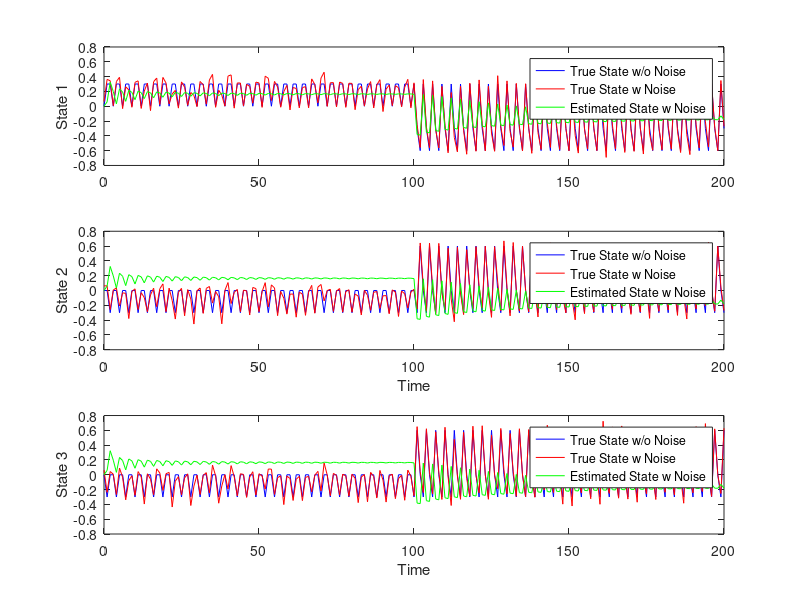

The MATLAB script that drew this image:
%% Parameter Definition
A = [0 1 0; 0 0 1; 1 0 0];
B = [0.3; 0; -0.3];
C = [1.9 1.3 1];
D = 0;
% Define the initial conditions
x0 = [0; 0; 0];         % Initial state
u = 0;                  % Input

% Define the simulation parameters
dt = 1;                  % 1：Discrete Time
t_end = 200;             % Simulation end time

% Simulate the system and observer dynamics
t = 0:dt:t_end;
x = zeros(3, length(t));
y = zeros(1, length(t));
x_true = zeros(3, length(t));
y_true = zeros(1, length(t));
x_estimate = zeros(3, length(t));
y_estimate = zeros(1, length(t));
% Parameters
meanValue = 0;  % Mean value
stdDeviation = 0.7;  % Standard deviation
measurementGaussianNoise = meanValue + stdDeviation * randn(t_end+1, 1);
meanVector = [0; 0; 0];
covarianceMatrix = [0.004 0.002 0.001; 0.002 0.004 0.000; 0.001 0.000 0.001];
processGaussianNoise = meanVector + chol(covarianceMatrix)' * randn(3, t_end+1);

x(:, 1) = x0;
x_true(:, 1) = x0 + processGaussianNoise(1);
y(:, 1) = C*x0; 
y_true(:, 1) = C*x0 + measurementGaussianNoise(1);
x_estimate(:, 1) = [0;0;0];
y_estimate(:, 1) = C*x_estimate(:, 1); 

Q = covarianceMatrix; % Process Noise Covariance
R = stdDeviation; % Measurement Noise Covariance
P = eye(3);

for i = 1:length(t)-1
    if(i<=100)
        u = 1;
    else
        u = -1;
    end

    % Predict the next state
    x_predicted = A*x_estimate(:,i) + B*u;
    P_predicted = A*P*A'+Q;
    % Update the state estimate based on the measurement
    K = P_predicted * C' / (C*P_predicted*C' + R);
    x_estimate(:, i+1) = x_predicted + K * (y_true(:, i) - C * x_predicted);
    P = (eye(3) - K * C) * P_predicted;   
    % True state update
    x(:, i+1) = (A*x(:, i) + B*u);
    x_true(:, i+1) = (A*x(:, i) + B*u + processGaussianNoise(i));
    % Simulate measurement
    y(:, i) = C*x(:, i);
    y_true(:, i) = C*x(:, i) + measurementGaussianNoise(i);
    % Store the estimated state
end

plot_ = true;
if plot_
    figure;
    subplot(3, 1, 1);
    plot(t, x(1, :), 'b');
    hold on;
    plot(t, x_true(1, :), 'r');
    hold on;
    plot(t, x_estimate(1,:), 'g');
    ylabel('State 1');
    legend('True State w/o Noise', 'True State w Noise', 'Estimated State w Noise');
    
    subplot(3, 1, 2);
    plot(t, x(2, :), 'b');
    hold on;
    plot(t, x_true(2, :), 'r');
    hold on;
    plot(t, x_estimate(1,:), 'g');
    xlabel('Time');
    ylabel('State 2');
    legend('True State w/o Noise', 'True State w Noise', 'Estimated State w Noise');

    subplot(3, 1, 3);
    plot(t, x(3, :), 'b');
    hold on;
    plot(t, x_true(3, :), 'r');
    hold on;
    plot(t, x_estimate(1,:), 'g');
    xlabel('Time');
    ylabel('State 3');
    legend('True State w/o Noise', 'True State w Noise', 'Estimated State w Noise');
end

plot_ = false;
if plot_
    figure;
    plot(t, y(1, :), 'b');
    ylabel('Output');
    legend('True Output w/o Noise');
    hold on;
    plot(t, y_true(1, :), 'r');
    hold on;
    plot(t, y_hat(1, :), 'g');
    ylabel('Output');
    legend('True Output w Noise');
end